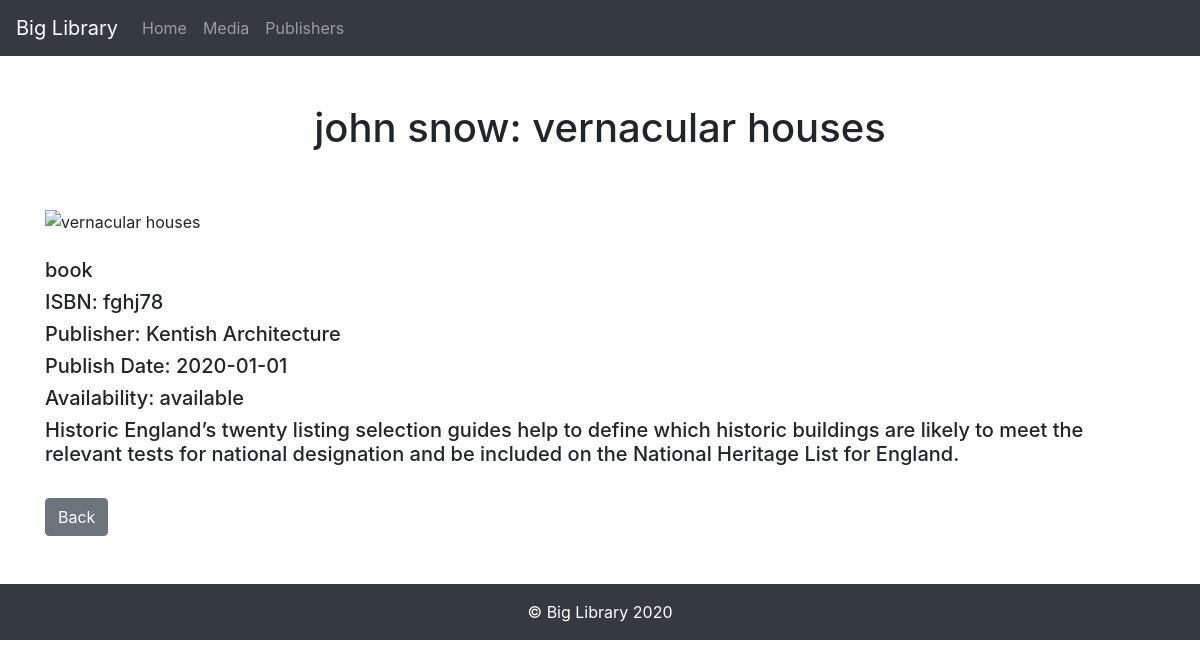
/media_details.php?id=1, run on the app's committed database.
### tables this page shows
CREATE TABLE `media` (
  `id` int(11) NOT NULL,
  `title` varchar(100) DEFAULT NULL,
  `image` varchar(255) DEFAULT NULL,
  `fk_author` int(7) DEFAULT NULL,
  `ISBN` varchar(20) DEFAULT NULL,
  `short_description` varchar(255) DEFAULT NULL,
  `publish_date` date DEFAULT NULL,
  `fk_publisher` int(7) DEFAULT NULL,
  `type` varchar(10) DEFAULT NULL,
  `availability` tinyint(1) DEFAULT NULL
);

CREATE TABLE `author` (
  `id` int(7) NOT NULL,
  `f_name` varchar(25) NOT NULL,
  `l_name` varchar(25) NOT NULL,
  `media_quantity` int(7) NOT NULL
);

CREATE TABLE `publisher` (
  `id` int(7) NOT NULL,
  `name` varchar(50) NOT NULL,
  `adress` varchar(100) NOT NULL,
  `size` varchar(10) NOT NULL
);

### media_details.php (the view, shortened to what this page needs)
<?php require_once 'manage/actions/db_connect.php'; ?>
<?php
	if ($_GET['id']) {
		$id = $_GET['id'];
	}
?>
<!DOCTYPE html>
<html lang="en">
<head>
	<link rel="stylesheet" type="text/css" href="https://stackpath.bootstrapcdn.com/bootstrap/4.4.1/css/bootstrap.min.css">
	<link rel="stylesheet" type="text/css" href="css/style.css">
</head>
<body>
	<nav class="navbar navbar-expand-lg navbar-dark bg-dark">
		<a class="navbar-brand" href="#">Big Library</a>
		<div class="collapse navbar-collapse" id="navbarNavAltMarkup">
			<div class="navbar-nav">
				<a class="nav-item nav-link" href="index.php">Home</a>
				<a class="nav-item nav-link" href="media.php">Media</a>
				<a class="nav-item nav-link" href="publishers.php">Publishers</a>
			</div>
		</div>
	</nav>
	<div class="container">
		<?php
			$sql = "select
			media.id, media.title, media.image, media.ISBN, media.short_description,
			media.publish_date, media.type, media.availability,
			author.f_name, author.l_name,
			publisher.name
			from media
			inner join author on author.id = media.fk_author
			inner join publisher on publisher.id = media.fk_publisher
			where media.id = {$id}";
			$result = $connect->query($sql);
			$row = $result->fetch_assoc();
			if($row['availability'] == 0){
				$availability = "reserved";
			}elseif($row['availability'] == 1){
				$availability = "available";
			}
			echo "
				<header>
					<h1 class='text-center p-5'>"
					. $row['f_name'] . " " . $row['l_name'] . ": "
					. $row['title'] . "</h1>
					<img src='" . $row['image'] . "'
					alt='" . $row['title'] . "'
					style='width: 100%; height: auto;'>
					<br><br>
				</header>
				<main>
					<h5>" . $row['type'] . "</h5>
					<h5>ISBN: " . $row['ISBN'] . "</h5>
					<h5>Publisher: " . $row['name'] . "</h5>
					<h5>Publish Date: " . $row['publish_date'] . "</h5>
					<h5>Availability: " . $availability . "</h5>
					<h5>" . $row['short_description'] . "</h5>
					<br>
					<a class='btn btn-secondary' href='media.php'>Back</a>
				</main>
			";
		?>
	</div>
	<footer>
		<div class="text-center bg-dark text-white p-3 mt-5">
			&copy; Big Library 2020
		</div>
	</footer>
</body>
</html>

### data on the page
media: fk_author.f_name "john", fk_author.l_name "snow", title "vernacular houses", type "book", ISBN "fghj78", fk_publisher.name "Kentish Architecture", publish_date "2020-01-01", availability "available", short_description "Historic England’s twenty listing selection guides help to define which historic buildings are likely to meet the relevant tests for national designation and be included on the National Heritage List for England."
